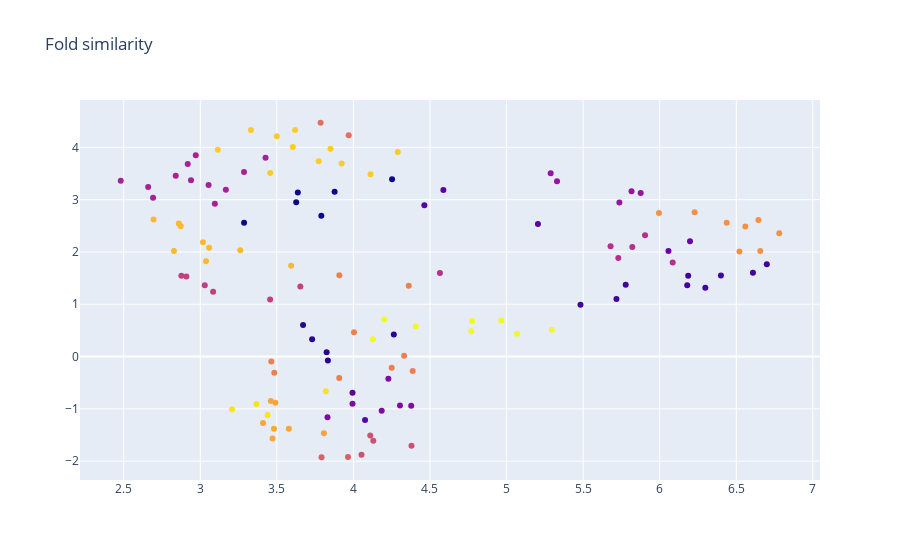

This figure's notebook cell:
### Code cell
from umap import UMAP
umap_embedding = UMAP(n_neighbors=50, n_components=2).fit_transform(raw_embedding.T)

import plotly.graph_objects as go

fig = go.Figure(data=go.Scatter(x=umap_embedding[:, 0],
                                y=umap_embedding[:, 1],
                                mode='markers',
                                marker_color=clusters.labels_,
                                text=classes)) # hover text goes here

fig.update_layout(title='Fold similarity')
fig.show()

### Figure 1 — Plotly figure (JSON) as saved in the notebook; plotly's stock layout.template omitted (floating-point values rounded to 4 significant figures)
{"data": [{"marker": {"color": [7, 6, 14, 2, 8, 2, 2, 2, 14, 6, 14, 14, 2, 8, 14, 2, 14, 14, 6, 6, 6, 14, 8, 15, 15, 15, 15, 15, 18, 18, 1, 5, 5, 19, 1, 10, 5, 13, 10, 10, 19, 18, 11, 11, 15, 3, 3, 13, 1, 5, 5, 17, 7, 16, 17, 3, 17, 7, 7, 17, 7, 17, 16, 16, 16, 16, 7, 7, 7, 12, 7, 0, 17, 7, 17, 12, 17, 9, 7, 9, 1, 13, 19, 4, 1, 13, 8, 13, 19, 2, 2, 4, 9, 9, 9, 3, 16, 8, 0, 16, 16, 13, 9, 18, 13, 0, 13, 17, 17, 17, 13, 10, 0, 0, 7, 19, 19, 2, 19, 19, 0, 3, 16, 8, 15, 5]}, "mode": "markers", "text": ["NagB/RpiA/CoA transferase-like", "HD-domain/PDEase-like", "Globin-like", "Long alpha-hairpin", "Cytochrome c", "DNA/RNA-binding 3-helical bundle", "RuvA C-terminal domain-like", "Spectrin repeat-like", "Four-helical up-and-down bundle", "Ferritin-like", "4-helical cytokines", "Bromodomain-like", "lambda repressor-like DNA-binding domains", "EF Hand-like", "GST C-terminal domain-like", "SAM domain-like", "Cyclin-like", "6-phosphogluconate dehydrogenase C-terminal domain-like", "alpha/alpha toroid", "Cytochrome P450", "alpha-alpha superhelix", "Tetracyclin repressor-like, C-terminal domain", "Multiheme cytochromes", "Immunoglobulin-like beta-sandwich", "Common fold of diphtheria toxin/transcription factors/cytochrome f", "Cupredoxin-like", "C2 domain-like", "Galactose-binding domain-like", "Concanavalin A-like lectins/glucanases", "Supersandwich", "SH3-like barrel", "GroES-like", "PDZ domain-like", "Sm-like fold", "OB-fold", "beta-Trefoil", "Reductase/isomerase/elongation factor common domain", "Split barrel-like", "Trypsin-like serine proteases", "Double psi beta-barrel", "PH domain-like barrel", "Lipocalins", "6-bladed beta-propeller", "7-bladed beta-propeller", "Glycosyl hydrolase domain", "Single-stranded right-handed beta-helix", "Single-stranded left-handed beta-helix", "Double-stranded beta-helix", "Barrel-sandwich hybrid", "beta-clip", "Composite domain of metallo-dependent hydrolases", "TIM beta/alpha-barrel", "NAD(P)-binding Rossmann-fold domains", "FAD/NAD(P)-binding domain", "7-stranded beta/alpha barrel", "Leucine-rich repeat, LRR (right-handed beta-alpha superhelix)", "ClpP/crotonase", "Flavodoxin-like", "Adenine nucleotide alpha hydrolase-like", "Thiamin diphosphate-binding fold (THDP-binding)", "P-loop containing nucleoside triphosphate hydrolases", "(Phosphotyrosine protein) phosphatases II", "Thioredoxin fold", "Anticodon-binding domain-like", "Restriction endonuclease-like", "Ribonuclease H-like motif", "Phosphorylase/hydrolase-like", "PRTase-like", "S-adenosyl-L-methionine-dependent methyltransferases", "PLP-dependent transferase-like", "Nucleotide-diphospho-sugar transferases", "alpha/beta-Hydrolases", "Ribokinase-like", "ATC-like", "Chelatase-like", "Periplasmic binding protein-like I", "Periplasmic binding protein-like II", "Thiolase-like", "Cysteine proteinases", "Ribosomal protein S5 domain 2-like", "beta-Grasp (ubiquitin-like)", "FAD-linked reductases, C-terminal domain", "Cystatin-like", "UBC-like", "FKBP-like", "Glyoxalase/Bleomycin resistance protein/Dihydroxybiphenyl dioxygenase", "CBS-domain pair", "Thioesterase/thiol ester dehydrase-isomerase", "alpha/beta-Hammerhead", "Eukaryotic type KH-domain (KH-domain type I)", "Alpha-lytic protease prodomain-like", "Enolase N-terminal domain-like", "Ferredoxin-like", "Bacillus chorismate mutase-like", "FwdE/GAPDH domain-like", "FMN-dependent nitroreductase-like", "Zincin-like", "SH2-like", "Class II aaRS and biotin synthetases", "Acyl-CoA N-acyltransferases (Nat)", "Profilin-like", "Nudix", "TBP-like", "DNA clamp", "ATP-grasp", "Protein kinase-like (PK-like)", "FAD-binding/transporter-associated domain-like", "Ntn hydrolase-like", "Metallo-hydrolase/oxidoreductase", "Metallo-dependent phosphatases", "ADP-ribosylation", "C-type lectin-like", "beta-lactamase/transpeptidase-like", "DNA/RNA polymerases", "HAD-like", "Knottins (small inhibitors, toxins, lectins)", "Complement control module/SCR domain", "beta-beta-alpha zinc fingers", "Glucocorticoid receptor-like (DNA-binding domain)", "Rubredoxin-like", "LuxS/MPP-like metallohydrolase", "beta-hairpin-alpha-hairpin repeat", "Nucleotidyltransferase", "Single transmembrane helix", "Nucleoplasmin-like/VP (viral coat and capsid proteins)", "PUA domain-like"], "type": "scatter", "x": [3.286, 5.737, 6.438, 6.699, 5.73, 6.18, 6.186, 6.609, 6.657, 5.876, 6.645, 6.781, 6.4, 6.085, 6.228, 6.298, 5.995, 6.521, 5.288, 5.33, 5.816, 6.559, 5.904, 3.41, 3.481, 3.461, 3.579, 3.472, 3.44, 3.207, 4.264, 4.304, 4.228, 4.127, 3.825, 4.13, 3.831, 4.25, 4.053, 4.11, 4.407, 3.366, 3.965, 3.792, 3.49, 4.076, 5.205, 3.464, 3.833, 4.185, 4.377, 3.331, 2.918, 2.695, 3.619, 3.994, 4.111, 2.481, 2.94, 3.115, 2.84, 4.29, 2.872, 3.261, 3.018, 2.828, 3.054, 2.66, 3.426, 3.786, 3.167, 3.637, 3.457, 2.692, 3.5, 3.969, 3.604, 3.654, 3.095, 2.91, 3.671, 4.387, 4.202, 6.057, 3.731, 3.484, 4.565, 4.331, 5.295, 5.483, 5.718, 6.198, 3.029, 3.456, 3.084, 4.463, 2.86, 5.821, 3.286, 3.593, 3.038, 4.004, 2.877, 3.82, 3.908, 3.877, 4.361, 3.85, 3.774, 3.923, 3.907, 4.379, 4.252, 3.627, 2.971, 4.77, 5.069, 5.778, 4.967, 4.775, 3.791, 4.587, 3.058, 5.679, 3.807, 3.994], "y": [3.529, 2.944, 2.56, 1.763, 1.885, 1.363, 1.546, 1.604, 2.017, 3.126, 2.611, 2.357, 1.549, 1.8, 2.761, 1.316, 2.746, 2.009, 3.504, 3.353, 3.159, 2.489, 2.318, -1.271, -1.379, -0.8515, -1.383, -1.568, -1.117, -1.008, 0.4231, -0.9374, -0.4232, 0.3293, 0.08231, -1.611, -1.16, -0.2166, -1.877, -1.511, 0.5815, -0.9063, -1.919, -1.926, -0.8828, -1.212, 2.535, -0.09632, -0.07459, -1.035, -0.9388, 4.332, 3.682, 2.62, 4.334, -0.6906, 3.487, 3.363, 3.371, 3.956, 3.459, 3.913, 2.49, 2.034, 2.184, 2.018, 3.282, 3.243, 3.801, 4.471, 3.188, 3.136, 3.512, 3.035, 4.214, 4.233, 4.005, 1.342, 2.92, 1.529, 0.6047, -0.2775, 0.7075, 2.018, 0.3286, -0.3119, 1.597, 0.01668, 0.5119, 0.9889, 1.098, 2.204, 1.363, 1.09, 1.238, 2.894, 2.544, 2.094, 2.56, 1.738, 1.821, 0.4664, 1.544, -0.6661, 1.552, 3.151, 1.352, 3.975, 3.735, 3.691, -0.4085, -1.704, 3.389, 2.95, 3.848, 0.4852, 0.436, 1.373, 0.6871, 0.6809, 2.692, 3.186, 2.08, 2.107, -1.465, -0.9009]}], "layout": {"title": {"text": "Fold similarity"}}}
